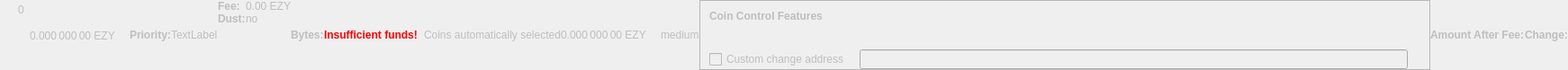
    <widget class="QWidget" name="dummyHideWidget" native="true">
     <property name="enabled">
      <bool>false</bool>
     </property>
     <property name="maximumSize">
      <size>
       <width>100</width>
       <height>22</height>
      </size>
     </property>
     <layout class="QHBoxLayout" name="dummyHideLayout">
      <property name="spacing">
       <number>0</number>
      </property>
      <property name="leftMargin">
       <number>0</number>
      </property>
      <property name="topMargin">
       <number>0</number>
      </property>
      <property name="rightMargin">
       <number>0</number>
      </property>
      <property name="bottomMargin">
       <number>0</number>
      </property>
      <item>
       <layout class="QFormLayout" name="formLayoutCoinControl1">
        <property name="horizontalSpacing">
         <number>10</number>
        </property>
        <property name="verticalSpacing">
         <number>14</number>
        </property>
        <property name="leftMargin">
         <number>10</number>
        </property>
        <property name="topMargin">
         <number>4</number>
        </property>
        <property name="rightMargin">
         <number>6</number>
        </property>
        <item row="0" column="1">
         <widget class="QLabel" name="labelCoinControlBytes">
          <property name="cursor">
           <cursorShape>IBeamCursor</cursorShape>
          </property>
          <property name="contextMenuPolicy">
           <enum>Qt::ActionsContextMenu</enum>
          </property>
          <property name="text">
           <string notr="true">0</string>
          </property>
          <property name="textInteractionFlags">
           <set>Qt::LinksAccessibleByMouse|Qt::TextSelectableByKeyboard|Qt::TextSelectableByMouse</set>
          </property>
         </widget>
        </item>
       </layout>
      </item>
      <item>
       <widget class="QLabel" name="labelCoinControlAfterFee">
        <property name="enabled">
         <bool>false</bool>
        </property>
        <property name="sizePolicy">
         <sizepolicy hsizetype="Fixed" vsizetype="Fixed">
          <horstretch>0</horstretch>
          <verstretch>0</verstretch>
         </sizepolicy>
        </property>
        <property name="minimumSize">
         <size>
          <width>111</width>
          <height>12</height>
         </size>
        </property>
        <property name="maximumSize">
         <size>
          <width>111</width>
          <height>12</height>
         </size>
        </property>
        <property name="cursor">
         <cursorShape>IBeamCursor</cursorShape>
        </property>
        <property name="contextMenuPolicy">
         <enum>Qt::ActionsContextMenu</enum>
        </property>
        <property name="text">
         <string notr="true">0.000 000 00 EZY</string>
        </property>
        <property name="textInteractionFlags">
         <set>Qt::LinksAccessibleByMouse|Qt::TextSelectableByKeyboard|Qt::TextSelectableByMouse</set>
        </property>
       </widget>
      </item>
      <item>
       <widget class="QLabel" name="labelCoinControlPriorityText">
        <property name="enabled">
         <bool>false</bool>
        </property>
        <property name="font">
         <font>
          <weight>75</weight>
          <bold>true</bold>
         </font>
        </property>
        <property name="text">
         <string>Priority:</string>
        </property>
       </widget>
      </item>
      <item>
       <layout class="QHBoxLayout" name="horizontalLayout">
        <item>
         <widget class="QLabel" name="WarningLabel">
          <property name="text">
           <string>TextLabel</string>
          </property>
         </widget>
        </item>
       </layout>
      </item>
      <item>
       <layout class="QFormLayout" name="formLayoutCoinControl3">
        <property name="horizontalSpacing">
         <number>0</number>
        </property>
        <property name="verticalSpacing">
         <number>0</number>
        </property>
        <property name="leftMargin">
         <number>0</number>
        </property>
        <property name="topMargin">
         <number>0</number>
        </property>
        <property name="rightMargin">
         <number>0</number>
        </property>
        <item row="0" column="0">
         <widget class="QLabel" name="labelCoinControlFeeText">
          <property name="enabled">
           <bool>false</bool>
          </property>
          <property name="font">
           <font>
            <weight>75</weight>
            <bold>true</bold>
           </font>
          </property>
          <property name="text">
           <string>Fee:</string>
          </property>
          <property name="margin">
           <number>0</number>
          </property>
         </widget>
        </item>
        <item row="0" column="1">
         <widget class="QLabel" name="labelCoinControlFee">
          <property name="enabled">
           <bool>false</bool>
          </property>
          <property name="cursor">
           <cursorShape>IBeamCursor</cursorShape>
          </property>
          <property name="contextMenuPolicy">
           <enum>Qt::ActionsContextMenu</enum>
          </property>
          <property name="text">
           <string notr="true">0.00 EZY</string>
          </property>
          <property name="textInteractionFlags">
           <set>Qt::LinksAccessibleByMouse|Qt::TextSelectableByKeyboard|Qt::TextSelectableByMouse</set>
          </property>
         </widget>
        </item>
        <item row="1" column="0">
         <widget class="QLabel" name="labelCoinControlLowOutputText">
          <property name="enabled">
           <bool>false</bool>
          </property>
          <property name="font">
           <font>
            <weight>75</weight>
            <bold>true</bold>
           </font>
          </property>
          <property name="text">
           <string>Dust:</string>
          </property>
         </widget>
        </item>
        <item row="1" column="1">
         <widget class="QLabel" name="labelCoinControlLowOutput">
          <property name="enabled">
           <bool>false</bool>
          </property>
          <property name="cursor">
           <cursorShape>IBeamCursor</cursorShape>
          </property>
          <property name="contextMenuPolicy">
           <enum>Qt::ActionsContextMenu</enum>
          </property>
          <property name="text">
           <string>no</string>
          </property>
          <property name="textInteractionFlags">
           <set>Qt::LinksAccessibleByMouse|Qt::TextSelectableByKeyboard|Qt::TextSelectableByMouse</set>
          </property>
         </widget>
        </item>
       </layout>
      </item>
      <item>
       <widget class="QLabel" name="labelCoinControlBytesText">
        <property name="enabled">
         <bool>false</bool>
        </property>
        <property name="font">
         <font>
          <weight>75</weight>
          <bold>true</bold>
         </font>
        </property>
        <property name="text">
         <string>Bytes:</string>
        </property>
       </widget>
      </item>
      <item>
       <layout class="QFormLayout" name="formLayoutCoinControl2">
        <property name="horizontalSpacing">
         <number>0</number>
        </property>
        <property name="verticalSpacing">
         <number>0</number>
        </property>
        <property name="leftMargin">
         <number>0</number>
        </property>
        <property name="topMargin">
         <number>0</number>
        </property>
        <property name="rightMargin">
         <number>0</number>
        </property>
       </layout>
      </item>
      <item>
       <layout class="QHBoxLayout" name="horizontalLayoutCoinControl2">
        <property name="spacing">
         <number>0</number>
        </property>
        <property name="bottomMargin">
         <number>0</number>
        </property>
       </layout>
      </item>
      <item>
       <widget class="QLabel" name="labelCoinControlInsuffFunds">
        <property name="enabled">
         <bool>false</bool>
        </property>
        <property name="minimumSize">
         <size>
          <width>0</width>
          <height>0</height>
         </size>
        </property>
        <property name="font">
         <font>
          <weight>75</weight>
          <bold>true</bold>
         </font>
        </property>
        <property name="styleSheet">
         <string notr="true">color:red;font-weight:bold;</string>
        </property>
        <property name="text">
         <string>Insufficient funds!</string>
        </property>
        <property name="margin">
         <number>5</number>
        </property>
       </widget>
      </item>
      <item>
       <layout class="QFormLayout" name="formLayoutCoinControl4">
        <property name="horizontalSpacing">
         <number>0</number>
        </property>
        <property name="verticalSpacing">
         <number>0</number>
        </property>
        <property name="leftMargin">
         <number>0</number>
        </property>
        <property name="topMargin">
         <number>0</number>
        </property>
        <property name="rightMargin">
         <number>0</number>
        </property>
       </layout>
      </item>
      <item>
       <widget class="QLabel" name="labelCoinControlChangeLabel">
        <property name="enabled">
         <bool>false</bool>
        </property>
        <property name="sizePolicy">
         <sizepolicy hsizetype="Preferred" vsizetype="Expanding">
          <horstretch>0</horstretch>
          <verstretch>0</verstretch>
         </sizepolicy>
        </property>
        <property name="minimumSize">
         <size>
          <width>0</width>
          <height>0</height>
         </size>
        </property>
        <property name="text">
         <string/>
        </property>
        <property name="margin">
         <number>3</number>
        </property>
       </widget>
      </item>
      <item>
       <widget class="QLabel" name="labelCoinControlAutomaticallySelected">
        <property name="enabled">
         <bool>false</bool>
        </property>
        <property name="sizePolicy">
         <sizepolicy hsizetype="Fixed" vsizetype="Fixed">
          <horstretch>0</horstretch>
          <verstretch>0</verstretch>
         </sizepolicy>
        </property>
        <property name="minimumSize">
         <size>
          <width>0</width>
          <height>0</height>
         </size>
        </property>
        <property name="maximumSize">
         <size>
          <width>240</width>
          <height>16777215</height>
         </size>
        </property>
        <property name="text">
         <string>Coins automatically selected</string>
        </property>
        <property name="margin">
         <number>5</number>
        </property>
       </widget>
      </item>
      <item>
       <widget class="QLabel" name="labelCoinControlChange">
        <property name="enabled">
         <bool>false</bool>
        </property>
        <property name="sizePolicy">
         <sizepolicy hsizetype="Fixed" vsizetype="Fixed">
          <horstretch>0</horstretch>
          <verstretch>0</verstretch>
         </sizepolicy>
        </property>
        <property name="minimumSize">
         <size>
          <width>111</width>
          <height>0</height>
         </size>
        </property>
        <property name="maximumSize">
         <size>
          <width>111</width>
          <height>16777215</height>
         </size>
        </property>
        <property name="cursor">
         <cursorShape>IBeamCursor</cursorShape>
        </property>
        <property name="contextMenuPolicy">
         <enum>Qt::ActionsContextMenu</enum>
        </property>
        <property name="text">
         <string notr="true">0.000 000 00 EZY</string>
        </property>
        <property name="textInteractionFlags">
         <set>Qt::LinksAccessibleByMouse|Qt::TextSelectableByKeyboard|Qt::TextSelectableByMouse</set>
        </property>
       </widget>
      </item>
      <item>
       <widget class="QLabel" name="labelCoinControlPriority">
        <property name="enabled">
         <bool>false</bool>
        </property>
        <property name="cursor">
         <cursorShape>IBeamCursor</cursorShape>
        </property>
        <property name="contextMenuPolicy">
         <enum>Qt::ActionsContextMenu</enum>
        </property>
        <property name="text">
         <string>medium</string>
        </property>
        <property name="textInteractionFlags">
         <set>Qt::LinksAccessibleByMouse|Qt::TextSelectableByKeyboard|Qt::TextSelectableByMouse</set>
        </property>
       </widget>
      </item>
      <item>
       <widget class="QFrame" name="frameCoinControl">
        <property name="sizePolicy">
         <sizepolicy hsizetype="Expanding" vsizetype="Expanding">
          <horstretch>0</horstretch>
          <verstretch>0</verstretch>
         </sizepolicy>
        </property>
        <property name="maximumSize">
         <size>
          <width>16777215</width>
          <height>16777215</height>
         </size>
        </property>
        <property name="frameShape">
         <enum>QFrame::StyledPanel</enum>
        </property>
        <property name="frameShadow">
         <enum>QFrame::Sunken</enum>
        </property>
        <layout class="QVBoxLayout" name="verticalLayoutCoinControl2_2">
         <property name="spacing">
          <number>0</number>
         </property>
         <property name="leftMargin">
          <number>0</number>
         </property>
         <property name="topMargin">
          <number>0</number>
         </property>
         <property name="rightMargin">
          <number>0</number>
         </property>
         <property name="bottomMargin">
          <number>0</number>
         </property>
         <item>
          <layout class="QVBoxLayout" name="verticalLayoutCoinControl" stretch="0,0,0,1">
           <property name="spacing">
            <number>0</number>
           </property>
           <property name="leftMargin">
            <number>10</number>
           </property>
           <property name="topMargin">
            <number>10</number>
           </property>
           <item>
            <layout class="QHBoxLayout" name="horizontalLayoutCoinControl1">
             <property name="bottomMargin">
              <number>15</number>
             </property>
             <item>
              <widget class="QLabel" name="labelCoinControlFeatures">
               <property name="enabled">
                <bool>false</bool>
               </property>
               <property name="sizePolicy">
                <sizepolicy hsizetype="Preferred" vsizetype="Maximum">
                 <horstretch>0</horstretch>
                 <verstretch>0</verstretch>
                </sizepolicy>
               </property>
               <property name="font">
                <font>
                 <weight>75</weight>
                 <bold>true</bold>
                </font>
               </property>
               <property name="styleSheet">
                <string notr="true">font-weight:bold;</string>
               </property>
               <property name="text">
                <string>Coin Control Features</string>
               </property>
              </widget>
             </item>
            </layout>
           </item>
           <item>
            <widget class="QWidget" name="widgetCoinControl" native="true">
             <property name="sizePolicy">
              <sizepolicy hsizetype="Preferred" vsizetype="Preferred">
               <horstretch>0</horstretch>
               <verstretch>0</verstretch>
              </sizepolicy>
             </property>
             <property name="minimumSize">
              <size>
               <width>0</width>
               <height>0</height>
              </size>
             </property>
             <property name="styleSheet">
              <string notr="true"/>
             </property>
             <layout class="QHBoxLayout" name="horizontalLayoutCoinControl5_2">
              <property name="leftMargin">
               <number>0</number>
              </property>
              <property name="topMargin">
               <number>0</number>
              </property>
              <property name="rightMargin">
               <number>0</number>
              </property>
              <property name="bottomMargin">
               <number>0</number>
              </property>
              <item>
               <layout class="QHBoxLayout" name="horizontalLayoutCoinControl3">
                <property name="spacing">
                 <number>20</number>
                </property>
                <property name="topMargin">
                 <number>0</number>
                </property>
                <property name="bottomMargin">
                 <number>10</number>
                </property>
               </layout>
              </item>
             </layout>
            </widget>
           </item>
           <item>
            <layout class="QHBoxLayout" name="horizontalLayoutCoinControl4" stretch="0,0,0">
             <property name="spacing">
              <number>12</number>
             </property>
             <property name="sizeConstraint">
              <enum>QLayout::SetDefaultConstraint</enum>
             </property>
             <property name="topMargin">
              <number>5</number>
             </property>
             <property name="rightMargin">
              <number>5</number>
             </property>
             <item>
              <widget class="QCheckBox" name="checkBoxCoinControlChange">
               <property name="enabled">
                <bool>false</bool>
               </property>
               <property name="toolTip">
                <string>If this is activated, but the change address is empty or invalid, change will be sent to a newly generated address.</string>
               </property>
               <property name="text">
                <string>Custom change address</string>
               </property>
              </widget>
             </item>
             <item>
              <widget class="QValidatedLineEdit" name="lineEditCoinControlChange">
               <property name="enabled">
                <bool>false</bool>
               </property>
               <property name="sizePolicy">
                <sizepolicy hsizetype="Expanding" vsizetype="Fixed">
                 <horstretch>0</horstretch>
                 <verstretch>0</verstretch>
                </sizepolicy>
               </property>
              </widget>
             </item>
             <item>
              <widget class="QLabel" name="labelCoinControlChangeLabel_2">
               <property name="sizePolicy">
                <sizepolicy hsizetype="Preferred" vsizetype="Expanding">
                 <horstretch>0</horstretch>
                 <verstretch>0</verstretch>
                </sizepolicy>
               </property>
               <property name="minimumSize">
                <size>
                 <width>0</width>
                 <height>0</height>
                </size>
               </property>
               <property name="text">
                <string/>
               </property>
               <property name="margin">
                <number>3</number>
               </property>
              </widget>
             </item>
            </layout>
           </item>
           <item>
            <spacer name="verticalSpacerCoinControl">
             <property name="orientation">
              <enum>Qt::Vertical</enum>
             </property>
             <property name="sizeHint" stdset="0">
              <size>
               <width>800</width>
               <height>1</height>
              </size>
             </property>
            </spacer>
           </item>
          </layout>
         </item>
        </layout>
       </widget>
      </item>
      <item>
       <widget class="QLabel" name="labelCoinControlAfterFeeText">
        <property name="enabled">
         <bool>false</bool>
        </property>
        <property name="minimumSize">
         <size>
          <width>0</width>
          <height>0</height>
         </size>
        </property>
        <property name="maximumSize">
         <size>
          <width>16777215</width>
          <height>16777215</height>
         </size>
        </property>
        <property name="font">
         <font>
          <weight>75</weight>
          <bold>true</bold>
         </font>
        </property>
        <property name="text">
         <string>Amount After Fee:</string>
        </property>
        <property name="alignment">
         <set>Qt::AlignLeading|Qt::AlignLeft|Qt::AlignVCenter</set>
        </property>
        <property name="margin">
         <number>0</number>
        </property>
       </widget>
      </item>
      <item>
       <widget class="QLabel" name="labelCoinControlChangeText">
        <property name="enabled">
         <bool>false</bool>
        </property>
        <property name="sizePolicy">
         <sizepolicy hsizetype="Preferred" vsizetype="Preferred">
          <horstretch>0</horstretch>
          <verstretch>0</verstretch>
         </sizepolicy>
        </property>
        <property name="minimumSize">
         <size>
          <width>0</width>
          <height>0</height>
         </size>
        </property>
        <property name="maximumSize">
         <size>
          <width>16777215</width>
          <height>16777215</height>
         </size>
        </property>
        <property name="font">
         <font>
          <weight>75</weight>
          <bold>true</bold>
         </font>
        </property>
        <property name="text">
         <string>Change:</string>
        </property>
        <property name="alignment">
         <set>Qt::AlignLeading|Qt::AlignLeft|Qt::AlignVCenter</set>
        </property>
       </widget>
      </item>
     </layout>
    </widget>
